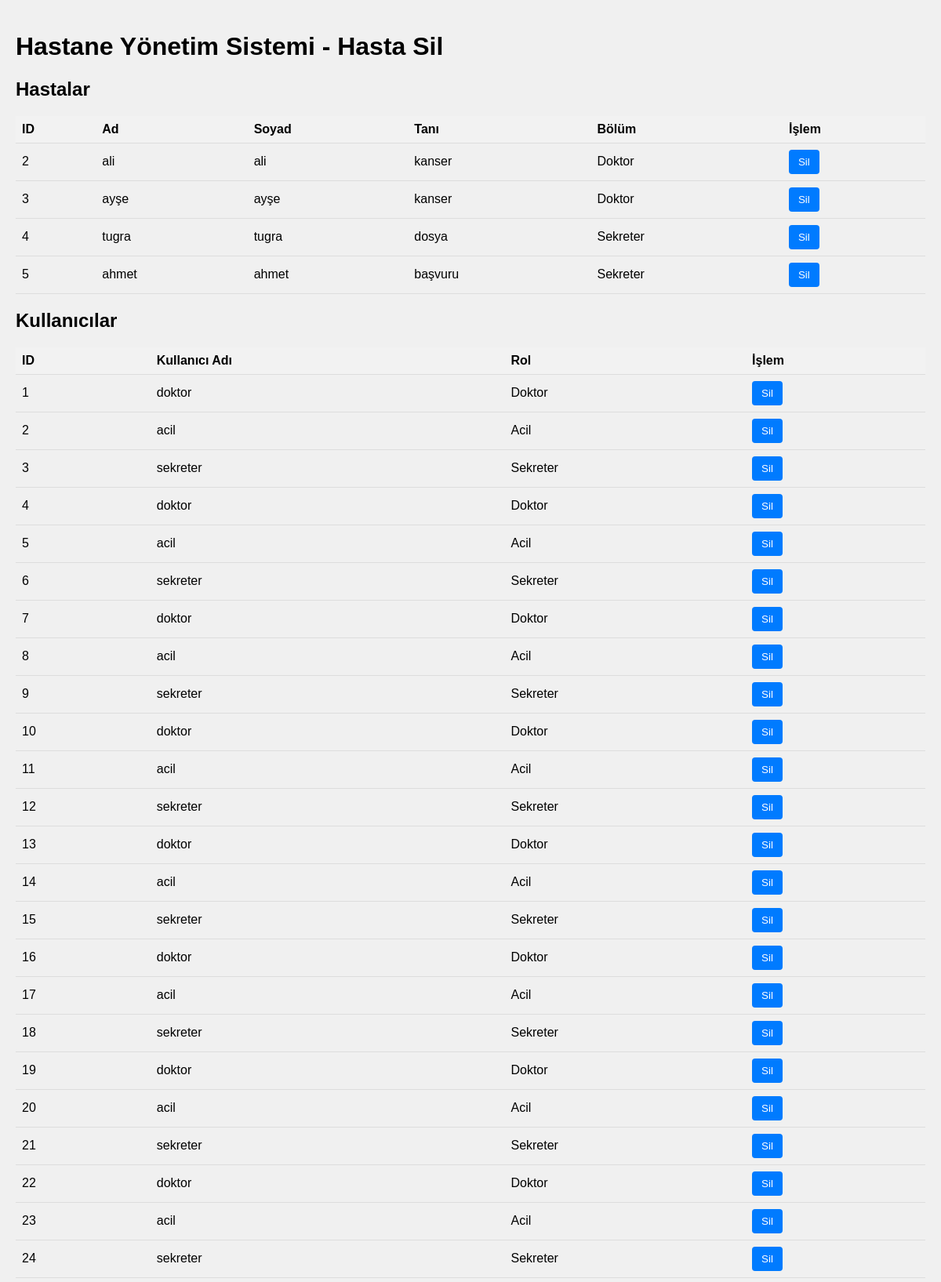
The page /hasta_sil.php (signed in, upper part) on the database its author committed.
### tables this page shows
CREATE TABLE patients (id INTEGER PRIMARY KEY, name TEXT, surname TEXT, diagnosis TEXT, department TEXT);

CREATE TABLE users (id INTEGER PRIMARY KEY, username TEXT, password TEXT, role TEXT);

### hasta_sil.php (the view, shortened to what this page needs)
<?php
include('database.php');
function getAllPatients() {
    global $db;
    $stmt = $db->query("SELECT * FROM patients");
    $patients = [];
    while ($row = $stmt->fetchArray(SQLITE3_ASSOC)) {
        $patients[] = $row;
    }
    return $patients;
}
function getAllUsers() {
    global $db;
    $stmt = $db->query("SELECT * FROM users");
    $users = [];
    while ($row = $stmt->fetchArray(SQLITE3_ASSOC)) {
        $users[] = $row;
    }
    return $users;
}
$patients = getAllPatients();
$users = getAllUsers();
?>
<!DOCTYPE html>
<html lang="en">
<head>
</head>
<body>
    <div class="container">
        <h1>Hastane Yönetim Sistemi - Hasta Sil</h1>
        <h2>Hastalar</h2>
        <table>
            <tr>
                <th>ID</th>
                <th>Ad</th>
                <th>Soyad</th>
                <th>Tanı</th>
                <th>Bölüm</th>
                <th>İşlem</th>
            </tr>
            <?php foreach ($patients as $patient): ?>
                <tr>
                    <td><?php echo $patient['id']; ?></td>
                    <td><?php echo $patient['name']; ?></td>
                    <td><?php echo $patient['surname']; ?></td>
                    <td><?php echo $patient['diagnosis']; ?></td>
                    <td><?php echo $patient['department']; ?></td>
                    <td>
                        <form method="post">
                            <input type="submit" name="delete_patient" value="Sil">
                        </form>
                    </td>
                </tr>
            <?php endforeach; ?>
        </table>
        <h2>Kullanıcılar</h2>
        <table>
            <tr>
                <th>ID</th>
                <th>Kullanıcı Adı</th>
                <th>Rol</th>
                <th>İşlem</th>
            </tr>
            <?php foreach ($users as $user): ?>
                <tr>
                    <td><?php echo $user['id']; ?></td>
                    <td><?php echo $user['username']; ?></td>
                    <td><?php echo $user['role']; ?></td>
                    <td>
                        <form method="post">
                            <input type="submit" name="delete_user" value="Sil">
                        </form>
                    </td>
                </tr>
            <?php endforeach; ?>
        </table>
    </div>
</body>
</html>

### hasta_sil.php (style rules this page uses)
body { font-family: Arial, sans-serif; background-color: #f0f0f0; margin: 0; padding: 0; }
.container { padding: 20px; }
table { width: 100%; border-collapse: collapse; margin-top: 20px; }
th, td { padding: 8px; text-align: left; border-bottom: 1px solid #ddd; }
th { background-color: #f2f2f2; }
form { margin: 0; }
input[type="submit"] { background-color: #007bff; color: #fff; border: none; padding: 8px 12px; border-radius: 4px; cursor: pointer; }

### rows shown on the page
patients: id "2", name "ali", surname "ali", diagnosis "kanser", department "Doktor"
patients: id "3", name "ayşe", surname "ayşe", diagnosis "kanser", department "Doktor"
patients: id "4", name "tugra", surname "tugra", diagnosis "dosya", department "Sekreter"
patients: id "5", name "ahmet", surname "ahmet", diagnosis "başvuru", department "Sekreter"
users: id "1", username "doktor", role "Doktor"
users: id "2", username "acil", role "Acil"
users: id "3", username "sekreter", role "Sekreter"
users: id "4", username "doktor", role "Doktor"
users: id "5", username "acil", role "Acil"
users: id "6", username "sekreter", role "Sekreter"
users: id "7", username "doktor", role "Doktor"
users: id "8", username "acil", role "Acil"
users: id "9", username "sekreter", role "Sekreter"
users: id "10", username "doktor", role "Doktor"
users: id "11", username "acil", role "Acil"
users: id "12", username "sekreter", role "Sekreter"
users: id "13", username "doktor", role "Doktor"
users: id "14", username "acil", role "Acil"
users: id "15", username "sekreter", role "Sekreter"
users: id "16", username "doktor", role "Doktor"
users: id "17", username "acil", role "Acil"
users: id "18", username "sekreter", role "Sekreter"
users: id "19", username "doktor", role "Doktor"
users: id "20", username "acil", role "Acil"
users: id "21", username "sekreter", role "Sekreter"
users: id "22", username "doktor", role "Doktor"
users: id "23", username "acil", role "Acil"
users: id "24", username "sekreter", role "Sekreter"
